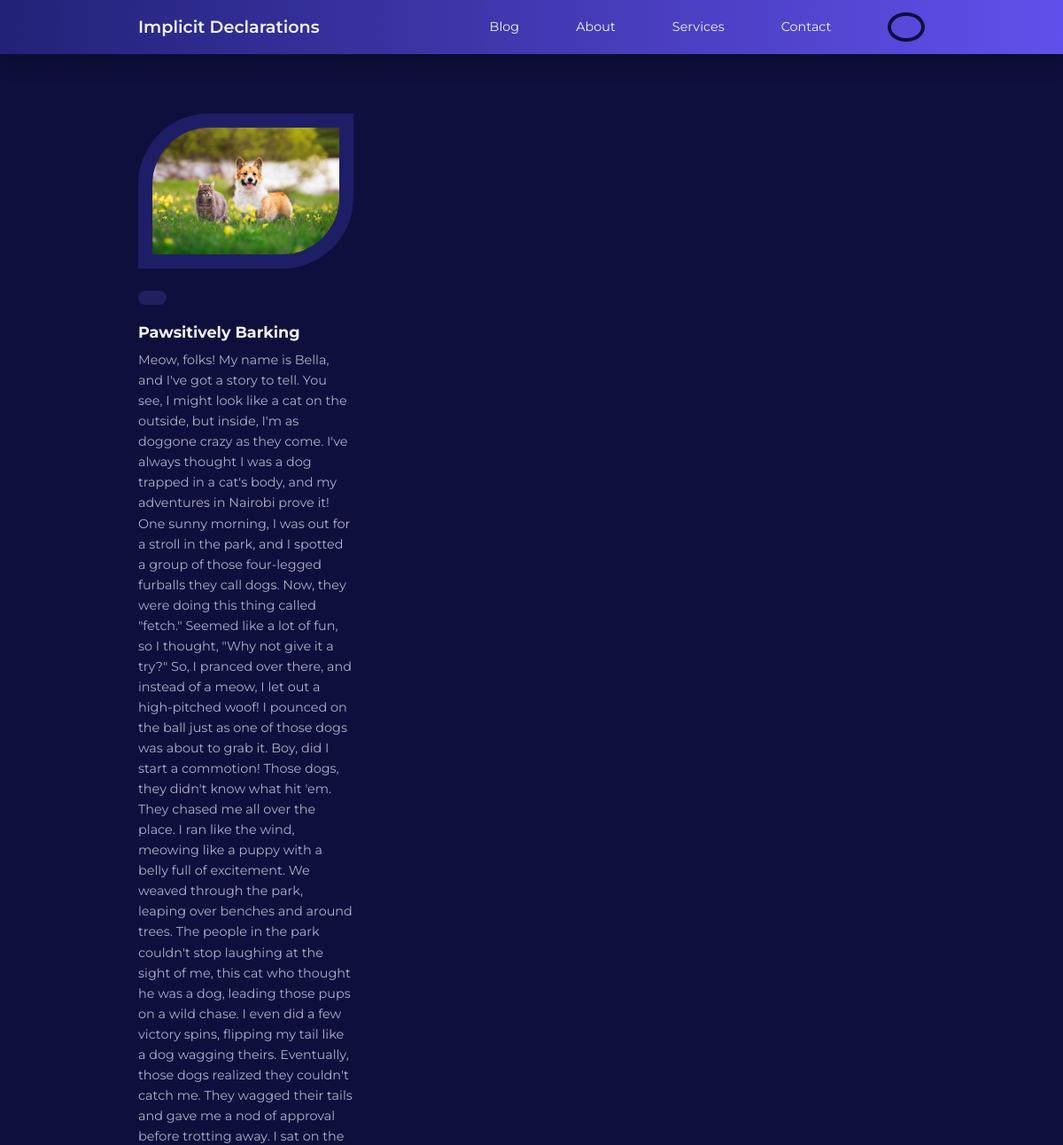
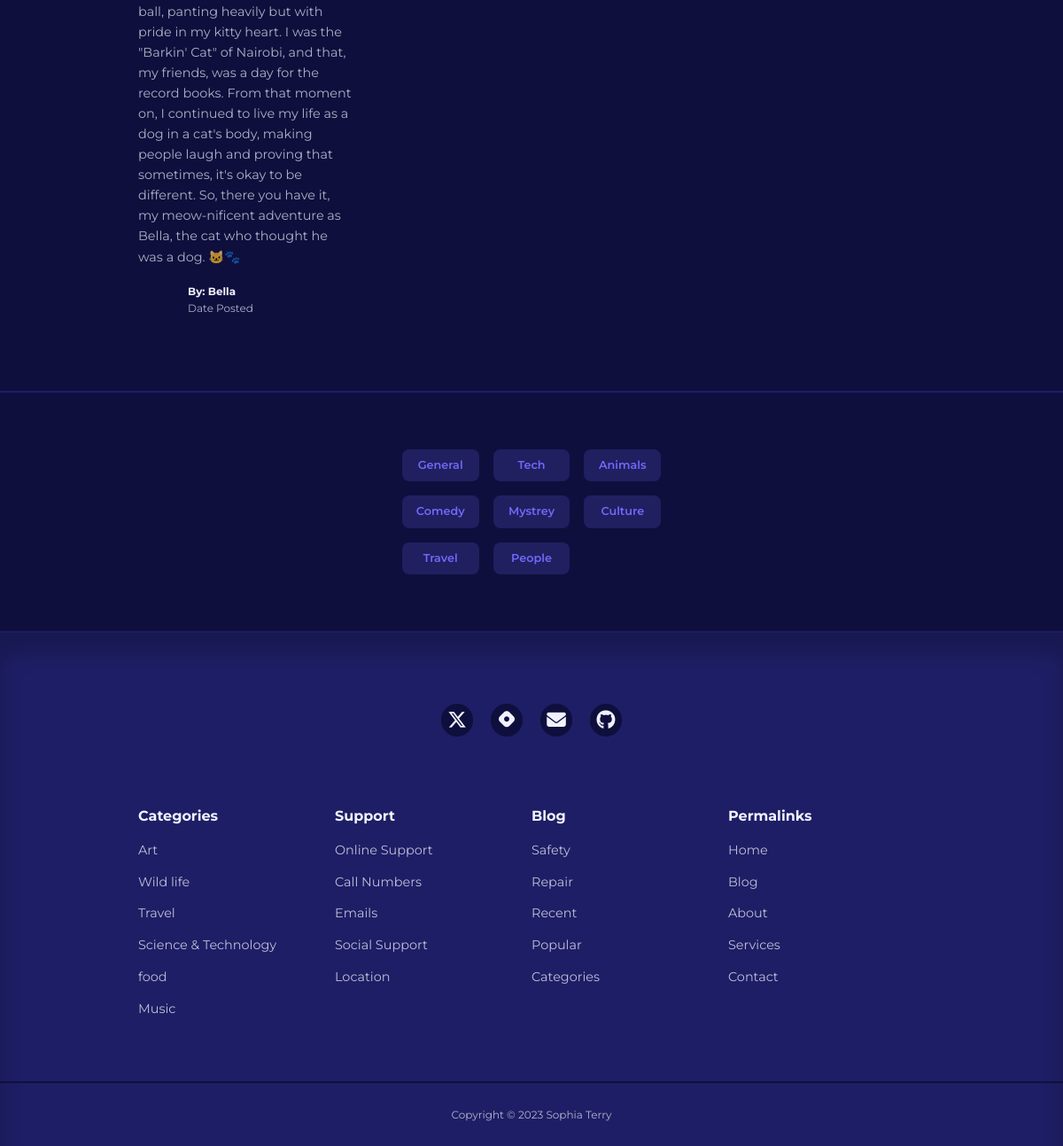
The app's page /index (signed in) with its own data (2 pictures, top to bottom).
### app/models.py (models this page shows, shortened)
class Post(db.Model):
    id = db.Column(db.Integer, primary_key=True)
    title = db.Column(db.String(120))
    content = db.Column(db.Text)
    image = db.Column(db.String(120), nullable=True)
    timestamp = db.Column(db.DateTime, index=True, default=datetime.utcnow)
    user_id = db.Column(db.Integer, db.ForeignKey('user.id'))

class User(UserMixin, db.Model):
    id = db.Column(db.Integer, primary_key=True)
    username = db.Column(db.String(100), index=True, unique=True)
    email = db.Column(db.String(120), index=True, unique=True)
    password_hash = db.Column(db.String(128))
    role = db.Column(db.String(3))
    picture = db.Column(db.String(120), nullable=True)
    posts = db.relationship('Post', backref='author', lazy='dynamic')
    about_me = db.Column(db.String(140))
    last_seen = db.Column(db.DateTime, default=datetime.utcnow)
    followed = db.relationship(
        'User', secondary=followers,
        primaryjoin=(followers.c.follower_id == id),
        secondaryjoin=(followers.c.followed_id == id),
        backref=db.backref('followers', lazy='dynamic'), lazy='dynamic'
    )

### app/routes.py (the view)
@app.route('/', methods=['GET', 'POST'])
@app.route('/index')
def index():
    title = 'Implicit Declarations'
    posts = Post.query.all()
    return render_template('index.html', title=title, posts=posts)

### app/models.py (called while the page is built)
@login.user_loader
def load_user(id):
    return User.query.get(int(id))

### app/routes.py (called while the page is built)
@app.before_request
def before_request():
    if current_user.is_authenticated:
        current_user.last_seen = datetime.utcnow()
        db.session.commit()

### app/templates/index.html (shortened to what this page needs)
{% extends "base.html" %}
{% block content %}
 {% for post in posts %}
 <section class="posts">
    <div class="container posts__container">
        <article class="post">
            <div class="post__thumbnail">
                {% if post.image %}
                <img src="{{ url_for('static', filename='images/' + post.image) }}" alt="Post Image">
                {% else %}
                <img src="{{ url_for('static', filename='/images/blog18.jpg') }}" alt="Default Image">
                {% endif %}
            </div>
            <div class="post__info">
                    <a href="category-posts.html" class="category__button">{{ category }}</a>
                    <h3 class="post__title">{{ post.title }}</h3>
                    <p class="post__body">{{ post.content }}</p>
                    <div class="post__author">
                        <div class="post__author-avator">
                        </div>
                        <div class="post__author-info">
                            <h5>By: {{post.author.username }}</h5>
                            <small>Date Posted {{ post.date_posted }}</small>
                        </div>
                    </div>
                </div>
        </article>
    </div>
</section>
{% endfor %}
    <section class="category__buttons">
        <div class=" container category__buttons-container">
            <a href="" class="category__button">General</a>
            <a href="" class="category__button">Tech</a>
            <a href="" class="category__button">Animals</a>
            <a href="" class="category__button">Comedy</a>
            <a href="" class="category__button">Mystrey</a>
            <a href="" class="category__button">Culture</a>
             <a href="" class="category__button">Travel</a>
            <a href="" class="category__button">People</a>
        </div>
    </section>
{%endblock %}

### app/static/styles/styles.css (style rules this page uses)
:root { --color-primary: #6f6af8; --color-primary-light: hsl(242, 91%, 69%, 18%); --color-primary-variant: #5854c7; --color-red: #da0f3f; --color-red-light: hsl(346, 87%, 46%, 15%); --color-green: #00c476; --color-green-light: hsl(156, 100%, 38%, 15%); --color-gray-900: #1e1e66; --color-gray-700: #2d2b7c; --color-gray-300: rgba(242, 242, 254, 0.3); --color-gray-200: rgba(242, 242, 254, 0.7); --color-white: #f2f2fe; --color-bg: #0f0f3e; --transition: all 300ms ease; --container-width-lg: 74%; --container-width-md: 88%; --form-width: 40%; --card-border-radius-1: 0.3rem; --card-border-radius-2: 0.5rem; --card-border-radius-3: 0.8rem; --card-border-radius-4: 2rem; --card-border-radius-5: 5rem; }
* { box-sizing: border-box; margin: 0; padding: 0; outline: 0; border: 0; appearance: 0; list-style: none; text-decoration: none; }
body { font-family: 'Montserrat', sans-serif; line-height: 1.6; color: var(--color-gray-200); overflow-x: hidden; background: var(--color-bg); font-size: 0.9rem; }
.container { width: var(--container-width-lg); max-width: 1800px; margin-inline: auto; }
section { margin-top: 3rem; width: 100vw; }
h1, h2, h3, h4, h5 { color: var(--color-white); line-height: 1.3; }
h3 { font-size: 1.1rem; margin: 0.8rem 0 0.5rem; }
a { color: var(--color-white); transition: var(--transition); }
img { display: block; width: 100%; object-fit: cover; }
.category__button { background: var(--color-primary-light); color: var(--color-primary); display: inline-block; padding: 0.5rem 1rem; border-radius: var(--card-border-radius-2); font-weight: 600; font-size: 0.8rem; text-align: center; }
.post__thumbnail { border-radius: var(--card-border-radius-5) 0; border: 1rem solid var(--color-gray-900); overflow: hidden; margin-bottom: 1.6rem; }
.post__author { display: flex; gap: 1rem; margin-top: 1.2rem; }
.post__author-avator { width: 2.5rem; height: 2.5rem; border-radius: var(--card-border-radius-3); overflow: hidden; }
.posts__container { display: grid; grid-template-columns: repeat(3, 1fr); gap: 5rem; margin-bottom: 5rem; margin-top: 8rem; }
.category__buttons { padding: 4rem 0; border-top: 2px solid var(--color-gray-900); border-bottom: 2px solid var(--color-gray-900); }
.category__buttons-container { width: fit-content; display: grid; grid-template-columns: repeat(3, 1fr); gap: 1rem; }

### records on screen
Post: image (picture), title "Pawsitively Barking", content "Meow, folks! My name is Bella, and I've got a story to tell. You see, I might look like a cat on the outside, but inside, I'm as doggone crazy as they come. I've always thought I was a dog trapped in a cat's body, and my adventures in Nairobi prove it! One sunny morning, I was out for a stroll in the park, and I spotted a group of those four-legged furballs they call dogs. Now, they were doing this thing called \"fetch.\" Seemed like a lot of fun, so I thought, \"Why not give it a try?\" So, I pranced over there, and instead of a meow, I let out a high-pitched woof! I pounced on the ball just as one of those dogs was about to grab it. Boy, did I start a commotion! Those dogs, they didn't know…", author.username "Bella"
